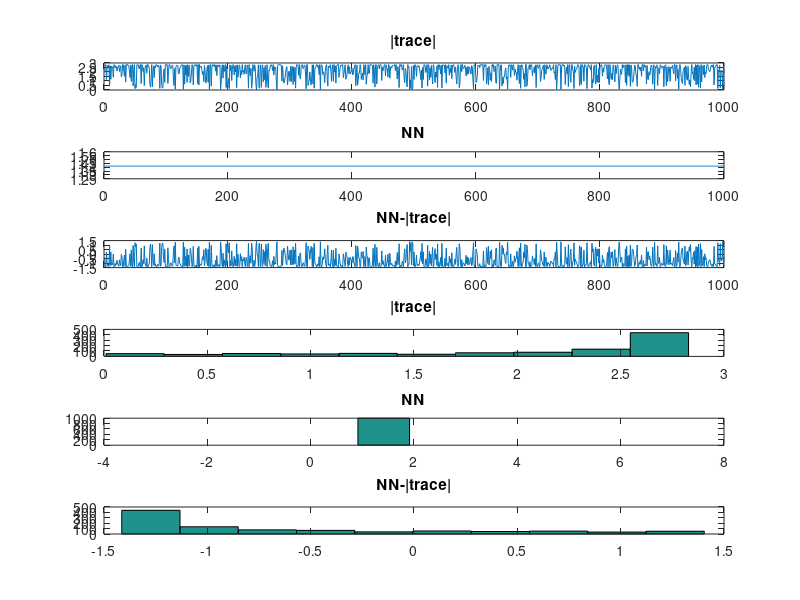
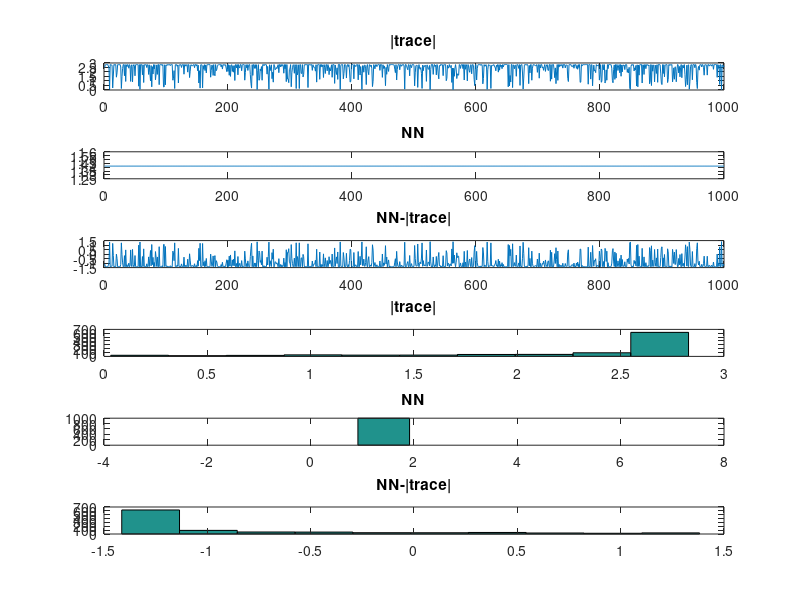
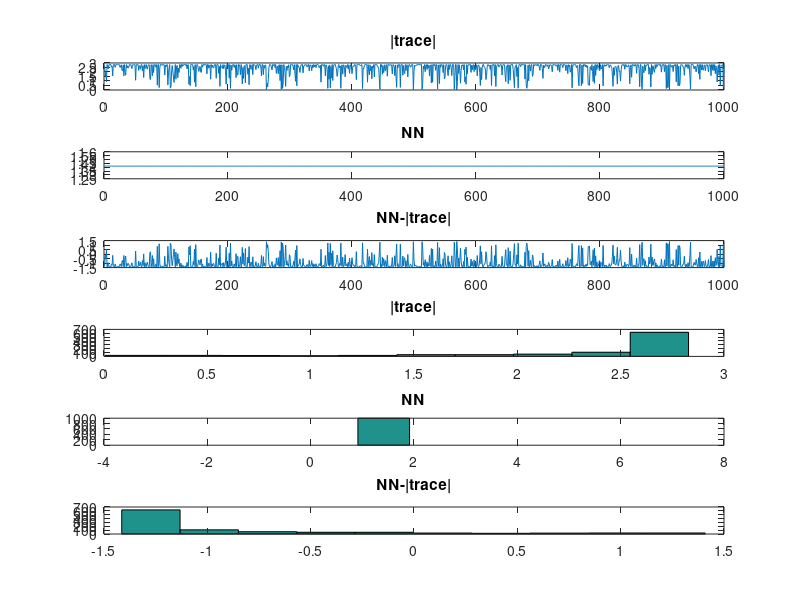
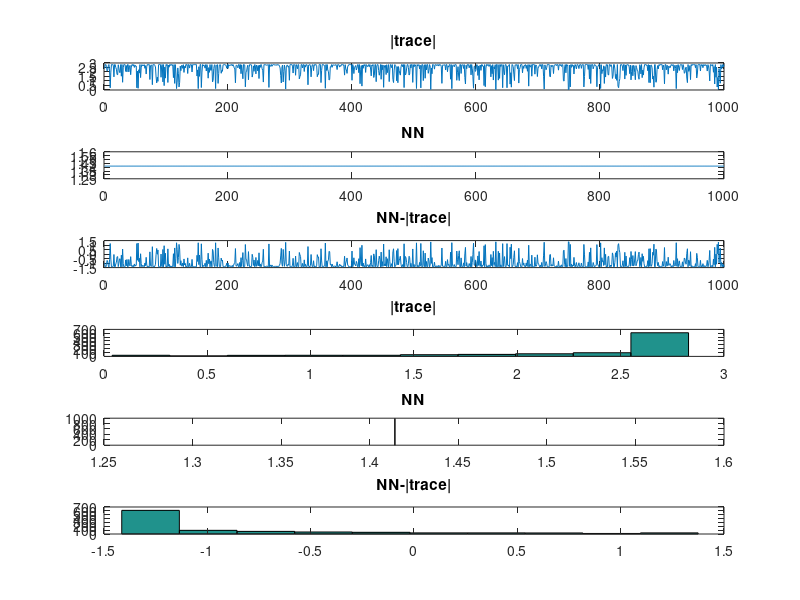

These figures' MATLAB source, in order:
% this file is to illustrate the row and column subspaces of Hankel matrix
% generated from a spectrally sparse signal

% for anti-diagonal: from top left to right bottom, labeled from 1st up to
% 2n+1-th anti-diagonal

% s: # of sinusoid
% omega: frequencies
% 2n+1: # of time instances
% t: time instances of signal
% c: coefficients of sinusoids
% U, V: n+1 by s
% tr: absolute value of trace of VU^HQ
% delta: frequency separation
% a: scaling factor in null space of operator P_\Omega
% Omega: sampling set {0,1,2,4,5}

% by J. Yi 05/18/2017, jirong-yi@uiowa.edu

% 

warning off
clc
close all

s=2;
delta=[0.1,0.01,0.001,0.0001];
a=(1+sqrt(-1));
% omega(1)=randn(1);
% omega(2)=omega(1)+1/6;
% omega(1)=randn(1);
% omega(2)=omega(1)+1;
n=2;
t=[0:1:2*n]';
caseN=1000;

% RCount=3;
% clk=clock;
% datestmp=strcat([date,'-',num2str(clk(4)),'h',num2str(clk(5)),'m']);
% filename = strcat('data_U, V, and Tr(VU^HQ)_',datestmp,'.xlsx');
% matfile=strcat('tr_',datestmp,'.mat');
% 
% sheetname='U&V&Tr';
% columnname={'coefficients','real part','imaginary part',' ','column','space','U',...
%     ' ','row','space','V',' ','missing anti-diagonal','trace |tr(VU^HQ)|'};
% xlswrite(filename,columnname,sheetname,'A1:M1');

omega(1)=rand(1);
for iter0=1:size(delta,2)
    if omega(1)+delta(iter0)<1
        omega(2)=omega(1)+delta(iter0);
    else
        omega(2)=omega(1)-delta(iter0);
    end
    
    for iter=1:caseN
        fprintf('Frequency separation %d, Case %d...',delta(iter0),iter);
        sig_x=zeros(size(t,1),1);
        c=rand(s,1).*exp(sqrt(-1)*2*pi*randn(s,1));
%         c(2)=100*c(2);
        for j=1:1:s
            sig_x=sig_x+c(j)*exp(sqrt(-1)*2*pi*omega(j).*t);
        end

        hank_x=hankel(sig_x(1:n+1),sig_x(n+1:2*n+1));
        [U_x,D_x,V_x]=svd(hank_x);
        
        U_b=U_x(:,n+1);
        V_b=V_x(:,n+1);
        U_x=U_x(:,1:n);
        V_x=V_x(:,1:n);

        Q=a*fliplr(eye(3));
        tr(iter)=trace(V_x*U_x'*Q);
        trabs(iter)=abs(trace(V_x*U_x'*Q));
        NN(iter)=sum(svd(U_b'*Q*V_b));
        
        Diff(iter)=NN(iter)-trabs(iter);

    %     columns=[1:1:2*n+1];
    %     a=1+1i;
    %     tr=[];
    %     for d=columns
    %         if d<=n+1
    %             Q1=a*diag(ones(d,1),n+1-d);
    %         else
    %             Q1=a*diag(ones(2*n+2-d,1),n+1-d);
    %         end
    %         Q=fliplr(Q1);
    %         tr=[tr,abs(trace(V_x*U_x'*Q))];
    %     end

    %     cRange=sprintf('A%d',RCount);
    %     data_c={'c1',real(c(1)),imag(c(1));'c2',real(c(2)),imag(c(2))};
    %     xlswrite(filename,data_c,sheetname,cRange);
    %     
    %     uRange=sprintf('E%d',RCount);
    %     xlswrite(filename,U_x,sheetname,uRange);
    %     
    %     vRange=sprintf('I%d',RCount);
    %     xlswrite(filename,V_x,sheetname,vRange);
    %     
    %     trRange=sprintf('M%d',RCount);
    %     xlswrite(filename,{'3-rd',tr(iter)},sheetname,trRange);
    %     
    %     RCount=RCount+4;

        fprintf('done!\n');
    end
    
    figure 
    subplot(6,1,1)
    plot([1:1:caseN]',trabs,'-');
    title('|trace|');
    
    subplot(6,1,2)
    plot([1:1:caseN]',NN,'-');
    title('NN');
    
    subplot(6,1,3)
    plot([1:1:caseN]',Diff,'-');
    title('NN-|trace|');
    
    subplot(6,1,4)
    hist(trabs);
    title('|trace|');
    
    subplot(6,1,5)
    hist(NN);
    title('NN');
    
    subplot(6,1,6)
    hist(Diff);
    title('NN-|trace|');
    

end
% 
% figure
% plot(tr);
% xlabel('Coefficients case');
% ylabel('Tr(VU^HQ)');
% title('|c_1|<<|c_2|');





